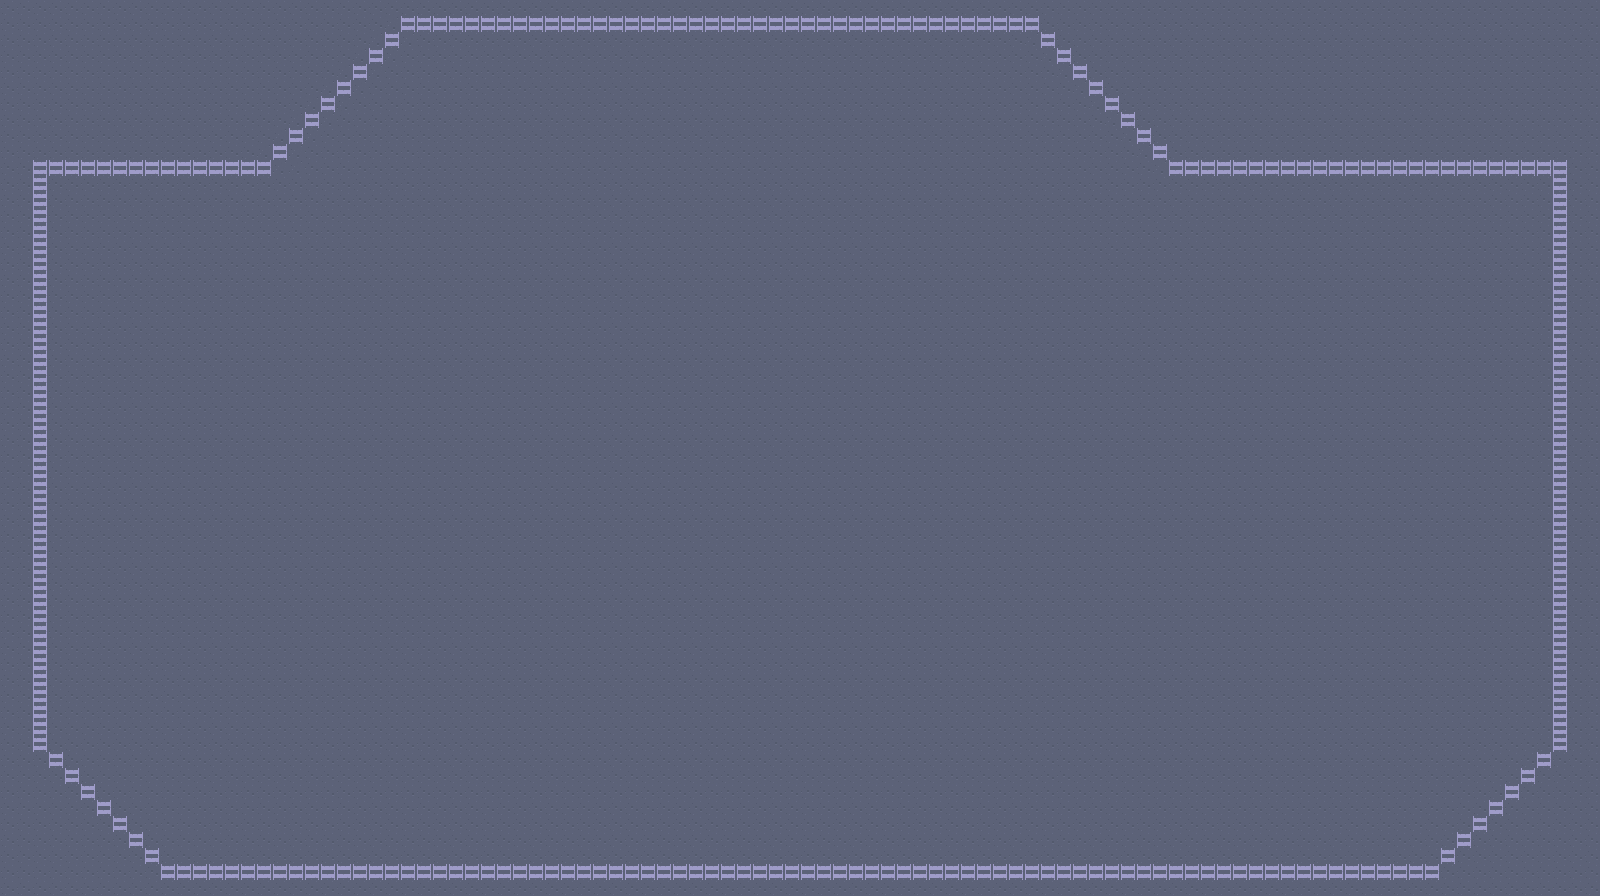

Below is a game level as drawn by its tile map, then a one-line description and the .tmx that defines it (tile-layer data replaced by summaries):
An orthogonal 100x56 tile map with 16x16 px tiles, 1 tile layer (metro).

<map version="1.10" tiledversion="1.10.2" orientation="orthogonal" renderorder="right-down" width="100" height="56" tilewidth="16" tileheight="16" infinite="0" nextlayerid="2" nextobjectid="1">
 <tileset firstgid="1" source="urbanRPG.tsx" />
 <layer id="1" name="metro" width="100" height="56">
  <data>[5600 cells, 5600 non-empty, 3 distinct tile ids]</data>
 </layer>
</map>
